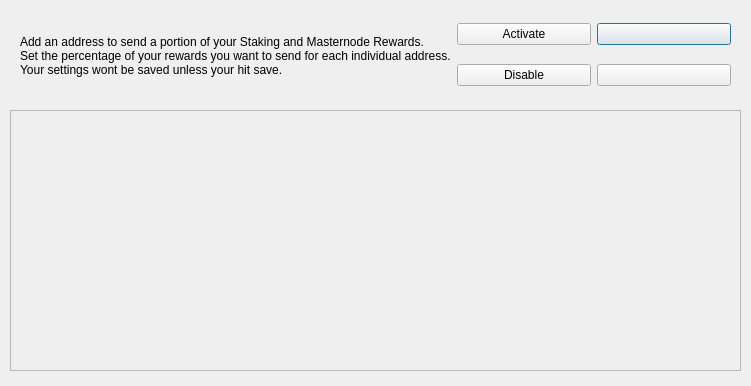
<?xml version="1.0" encoding="UTF-8"?>
<ui version="4.0">
 <class>MultiSendConfigDialog</class>
 <widget class="QDialog" name="MultiSendConfigDialog">
  <property name="geometry">
   <rect>
    <x>0</x>
    <y>0</y>
    <width>751</width>
    <height>386</height>
   </rect>
  </property>
  <property name="windowTitle">
   <string>MultiSend</string>
  </property>
  <widget class="QScrollArea" name="addAddressScrollArea">
   <property name="geometry">
    <rect>
     <x>10</x>
     <y>110</y>
     <width>731</width>
     <height>261</height>
    </rect>
   </property>
   <property name="sizePolicy">
    <sizepolicy hsizetype="Preferred" vsizetype="Expanding">
     <horstretch>0</horstretch>
     <verstretch>0</verstretch>
    </sizepolicy>
   </property>
   <property name="widgetResizable">
    <bool>true</bool>
   </property>
   <widget class="QWidget" name="addAddressWidget">
    <property name="geometry">
     <rect>
      <x>0</x>
      <y>0</y>
      <width>729</width>
      <height>259</height>
     </rect>
    </property>
    <layout class="QVBoxLayout" name="verticalLayout_5">
     <item>
      <layout class="QVBoxLayout" name="addressList"/>
     </item>
     <item>
      <spacer name="verticalSpacer">
       <property name="orientation">
        <enum>Qt::Vertical</enum>
       </property>
       <property name="sizeHint" stdset="0">
        <size>
         <width>20</width>
         <height>40</height>
        </size>
       </property>
      </spacer>
     </item>
    </layout>
   </widget>
  </widget>
  <widget class="QWidget" name="horizontalLayoutWidget">
   <property name="geometry">
    <rect>
     <x>10</x>
     <y>10</y>
     <width>731</width>
     <height>91</height>
    </rect>
   </property>
   <layout class="QHBoxLayout" name="horizontalLayout">
    <property name="leftMargin">
     <number>10</number>
    </property>
    <property name="rightMargin">
     <number>10</number>
    </property>
    <item>
     <widget class="QLabel" name="label">
      <property name="enabled">
       <bool>true</bool>
      </property>
      <property name="text">
       <string>Add an address to send a portion of your Staking and Masternode Rewards.
Set the percentage of your rewards you want to send for each individual address.
Your settings wont be saved unless your hit save.</string>
      </property>
     </widget>
    </item>
    <item>
     <layout class="QVBoxLayout" name="verticalLayout_3">
      <item>
       <widget class="QPushButton" name="activateButton">
        <property name="sizePolicy">
         <sizepolicy hsizetype="Minimum" vsizetype="Fixed">
          <horstretch>0</horstretch>
          <verstretch>0</verstretch>
         </sizepolicy>
        </property>
        <property name="text">
         <string>Activate</string>
        </property>
        <property name="autoDefault">
         <bool>false</bool>
        </property>
       </widget>
      </item>
      <item>
       <widget class="QPushButton" name="disableButton">
        <property name="sizePolicy">
         <sizepolicy hsizetype="Minimum" vsizetype="Fixed">
          <horstretch>0</horstretch>
          <verstretch>0</verstretch>
         </sizepolicy>
        </property>
        <property name="text">
         <string>Disable</string>
        </property>
        <property name="autoDefault">
         <bool>false</bool>
        </property>
       </widget>
      </item>
     </layout>
    </item>
    <item>
     <layout class="QVBoxLayout" name="verticalLayout">
      <item>
       <widget class="QPushButton" name="addEntryButton">
        <property name="sizePolicy">
         <sizepolicy hsizetype="Preferred" vsizetype="Fixed">
          <horstretch>0</horstretch>
          <verstretch>0</verstretch>
         </sizepolicy>
        </property>
        <property name="text">
         <string/>
        </property>
        <property name="icon">
         <iconset resource="../bulwark.qrc">
          <normaloff>:/icons/add</normaloff>:/icons/add</iconset>
        </property>
       </widget>
      </item>
      <item>
       <widget class="QPushButton" name="saveButton">
        <property name="text">
         <string/>
        </property>
        <property name="icon">
         <iconset resource="../bulwark.qrc">
          <normaloff>:/icons/filesave</normaloff>:/icons/filesave</iconset>
        </property>
       </widget>
      </item>
     </layout>
    </item>
   </layout>
  </widget>
 </widget>
 <resources>
  <include location="../bulwark.qrc"/>
 </resources>
 <connections/>
</ui>
